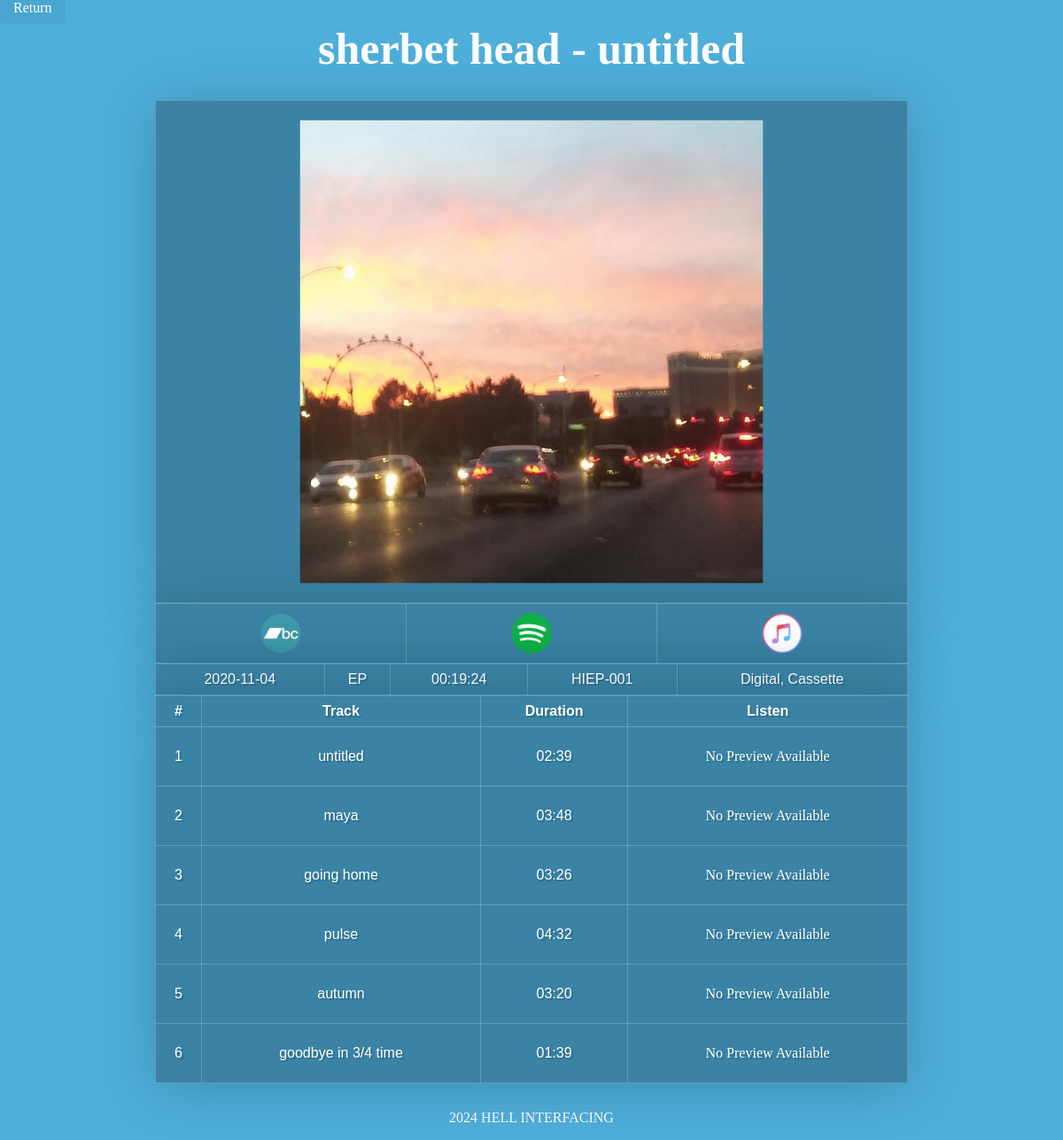
Screenshot of /release-details.php?cat=HIEP-001 with the database file from the repository.
### tables this page shows
CREATE TABLE "Release" (
	"Cat"	TEXT,
	"LabelID"	INTEGER,
	"AliasID"	INTEGER,
	"Title"	TEXT NOT NULL,
	"CoverArt"	TEXT,
	"Metadata"	TEXT,
	"ReleaseDate"	NUMERIC,
	"ReleaseType"	TEXT,
	"StreamBC"	TEXT,
	"StreamS"	TEXT,
	"StreamAM"	TEXT,
	"MetaRYM"	TEXT,
	"MetaMB"	TEXT,
	FOREIGN KEY("LabelID") REFERENCES "Label"("LabelID"),
	FOREIGN KEY("AliasID") REFERENCES "Aliases"("AliasID"),
	PRIMARY KEY("Cat")
);

CREATE TABLE "Track" (
	"TrackID"	INTEGER,
	"ReleaseCat"	TEXT,
	"DiscNumber"	INTEGER,
	"TrackNumber"	INTEGER,
	"Title"	TEXT,
	"Duration"	INTEGER,
	FOREIGN KEY("ReleaseCat") REFERENCES "Release"("Cat"),
	PRIMARY KEY("TrackID" AUTOINCREMENT)
);

### release-details.php (the view, shortened to what this page needs)
<?php
$connection = new SQLite3('releases.db');
$cat = isset($_GET['cat']) ? $_GET['cat'] : '';
$releaseQuery = '
SELECT
    r.Cat,
    a.AliasName AS ArtistName,
    r.Title,
    r.ReleaseDate,
    r.ReleaseType,
    r.CoverArt,
    r.StreamBC,
    r.StreamS,
    r.StreamAM,
    r.MetaRYM,
    r.MetaMB,
    GROUP_CONCAT(f.FormatName, ", ") AS ReleaseFormats
FROM Release r
JOIN Aliases a ON r.AliasID = a.AliasID
LEFT JOIN ReleaseFormats rf ON r.Cat = rf.ReleaseCat
LEFT JOIN Formats f ON rf.FormatID = f.FormatID
WHERE 1=1 ';
if (!empty($cat)) {
    $releaseQuery .= ' AND r.Cat = :cat';
}
$releaseQuery .= ' GROUP BY r.Cat';
$statement = $connection->prepare($releaseQuery);
if (!empty($cat)) {
    $statement->bindValue(':cat', $cat, SQLITE3_TEXT);
}
$releaseResult = $statement->execute()->fetchArray(SQLITE3_ASSOC);
$trackQuery = '
SELECT
    t.TrackNumber,
    t.Title AS TrackTitle,
    t.Duration
FROM Track t
WHERE t.ReleaseCat = :cat
ORDER BY t.DiscNumber, t.TrackNumber';
$trackStatement = $connection->prepare($trackQuery);
$trackStatement->bindValue(':cat', $cat, SQLITE3_TEXT);
$trackResults = $trackStatement->execute();
$totalDurationQuery = '
SELECT SUM(Duration) as TotalDuration
FROM Track
WHERE ReleaseCat = :cat';
$totalDurationStatement = $connection->prepare($totalDurationQuery);
$totalDurationStatement->bindValue(':cat', $cat, SQLITE3_TEXT);
$totalDurationResult = $totalDurationStatement->execute()->fetchArray(SQLITE3_ASSOC);
$totalDurationFormatted = gmdate("H:i:s", $totalDurationResult['TotalDuration']);
?>
<!DOCTYPE html>
<html lang="en">
<head>
    <link rel="stylesheet" type="text/css" href="css/style.css">
</head>
<body>
<header>
    <a href="releases.php" class="linkNavigation">Return</a>
</header>
<main>
    <h1><?php echo htmlspecialchars($releaseResult['ArtistName']) . ' - ' . htmlspecialchars($releaseResult['Title']); ?></h1>
    <table class="desktop-table">
        <tr>
            <td class="cover-cell">
                <img src="media/releases/<?php echo htmlspecialchars($releaseResult['Cat']); ?>.jpg" class="titleImage" alt="Cover Art">
            </td>
        </tr>
    </table>
    <table class="desktop-table streaming-table">
        <tr>
            <?php if (!empty($releaseResult['StreamBC'])): ?>
                <td><a href="<?php echo htmlspecialchars($releaseResult['StreamBC']); ?>" target="_blank">
                        <img class="streaming" src="media/bandcamp.png" alt="Bandcamp"></a>
                </td>
            <?php endif; ?>
            <?php if (!empty($releaseResult['StreamS'])): ?>
                <td><a href="<?php echo htmlspecialchars($releaseResult['StreamS']); ?>" target="_blank">
                        <img class="streaming" src="media/spotify.png" alt="Spotify"></a>
                </td>
            <?php endif; ?>
            <?php if (!empty($releaseResult['StreamAM'])): ?>
                <td><a href="<?php echo htmlspecialchars($releaseResult['StreamAM']); ?>" target="_blank">
                        <img class="streaming" src="media/applemusic.png" alt="Apple Music"></a>
                </td>
            <?php endif; ?>
        </tr>
    </table>
    <table class="desktop-table">
        <tr>
            <td><?php echo htmlspecialchars($releaseResult['ReleaseDate']); ?></td>
            <td><?php echo htmlspecialchars($releaseResult['ReleaseType']); ?></td>
            <td><?php echo $totalDurationFormatted; ?></td>
            <td><?php echo htmlspecialchars($releaseResult['Cat']); ?></td>
            <td><?php echo htmlspecialchars($releaseResult['ReleaseFormats']); ?></td>
        </tr>
    </table>
    <table class="desktop-table">
        <tr>
            <th>#</th>
            <th>Track</th>
            <th>Duration</th>
            <th>Listen</th>
        </tr>
        <?php while ($track = $trackResults->fetchArray(SQLITE3_ASSOC)): ?>
            <tr>
                <td><?php echo htmlspecialchars($track['TrackNumber']); ?></td>
                <td><?php echo htmlspecialchars($track['TrackTitle']); ?></td>
                <td><?php echo gmdate("i:s", $track['Duration']); ?></td>
                <td>
                    <?php
                    $audioPreview = 'media/previews/' . $cat . '/' . str_pad($track['TrackNumber'], 2, '0', STR_PAD_LEFT) . '.ogg';
                    if (file_exists($audioPreview)): ?>
                        <audio controls>
                            <source src="<?php echo htmlspecialchars($audioPreview); ?>" type="audio/ogg">
                            Your browser does not support the audio element.
                        </audio>
                    <?php else: ?>
                        <p>No Preview Available</p>
                    <?php endif; ?>
                </td>
            </tr>
        <?php endwhile; ?>
    </table>
</main>
<footer>
    <p><?php echo date('Y'); ?> HELL INTERFACING</p>
</footer>
</body>
</html>

### css/style.css (style rules this page uses)
body { background-color: #4eafdb; margin: auto; }
title, h1, h2, p, div, a, nav { color: #ffffff; text-align: center; font-family: 'typeface'; }
h1 { margin: 0; font-size: 50px; line-height: 75px; }
h2, p, a { margin-left: auto; }
img { display: inline-block; margin: auto; scale: 95%; box-shadow: 0 6px 6px rgba(0, 0, 0, 0.2); vertical-align: middle; animation: fadein 1s; }
.sticky-button, .linkNavigation { background-color: #285b72af; color: white; padding: 10px 20px; border-radius: 5px; text-decoration: none; }
.linkNavigation { padding: 10px 15px; margin: auto; }
.titleImage, .memberImage { display: block; margin: auto; box-shadow: 0 0px 0px rgba(0, 0, 0, 0.2); animation: fadein 2s; }
table { background-color: #3a83a5; color: #ffffff; font-family: 'Lucida Sans Unicode', 'Lucida Grande', sans-serif; box-shadow: 0 6px 60px rgba(0, 0, 0, 0.2); text-align: center; border-collapse: collapse; width: 70%; margin: auto; backdrop-filter: blur(10px); }
td, th { border: 1px solid #ffffff33; padding: 0.5rem; font-size: 100%; text-shadow: 2px 2px #0000002c; }
@media screen and (min-width: 769px) { .desktop-table { display: table; min-width: 700px; max-width: 850px; } }
@media screen and (min-width: 769px) { .titleImage { max-width: 550px; width: 100%; height: auto; margin: 0 auto; } }
.logo, .baller, .streaming { box-shadow: 0 0px 0px rgba(0, 0, 0, 0.2); }
.streaming { width: 50px; scale: 90%; }
footer { text-align: center; }
main p { margin: 1em 0; }
footer { text-align: center; margin-top: 30px; }
.desktop-table, .mobile-table { border-collapse: collapse; width: 100%; }
h1 { margin-bottom: 20px; }
@media screen and (min-width: 769px) { .desktop-table { display: table; } }
.cover-cell { width: 300px; text-align: center; }
.streaming-table td { text-align: center; }

### rows the page displays
release: Title "untitled", Cat (picture), ReleaseDate "2020-11-04", ReleaseType "EP", Cat "HIEP-001"
track: TrackNumber "1", Title "untitled", Duration "02:39", shows "No Preview Available"
track: TrackNumber "2", Title "maya", Duration "03:48", shows "No Preview Available"
track: TrackNumber "3", Title "going home", Duration "03:26", shows "No Preview Available"
track: TrackNumber "4", Title "pulse", Duration "04:32", shows "No Preview Available"
track: TrackNumber "5", Title "autumn", Duration "03:20", shows "No Preview Available"
track: TrackNumber "6", Title "goodbye in 3/4 time", Duration "01:39", shows "No Preview Available"

### other values shown
$releaseResult['ArtistName'] "sherbet head"
$totalDurationFormatted "00:19:24"
$releaseResult['ReleaseFormats'] "Digital, Cassette"
